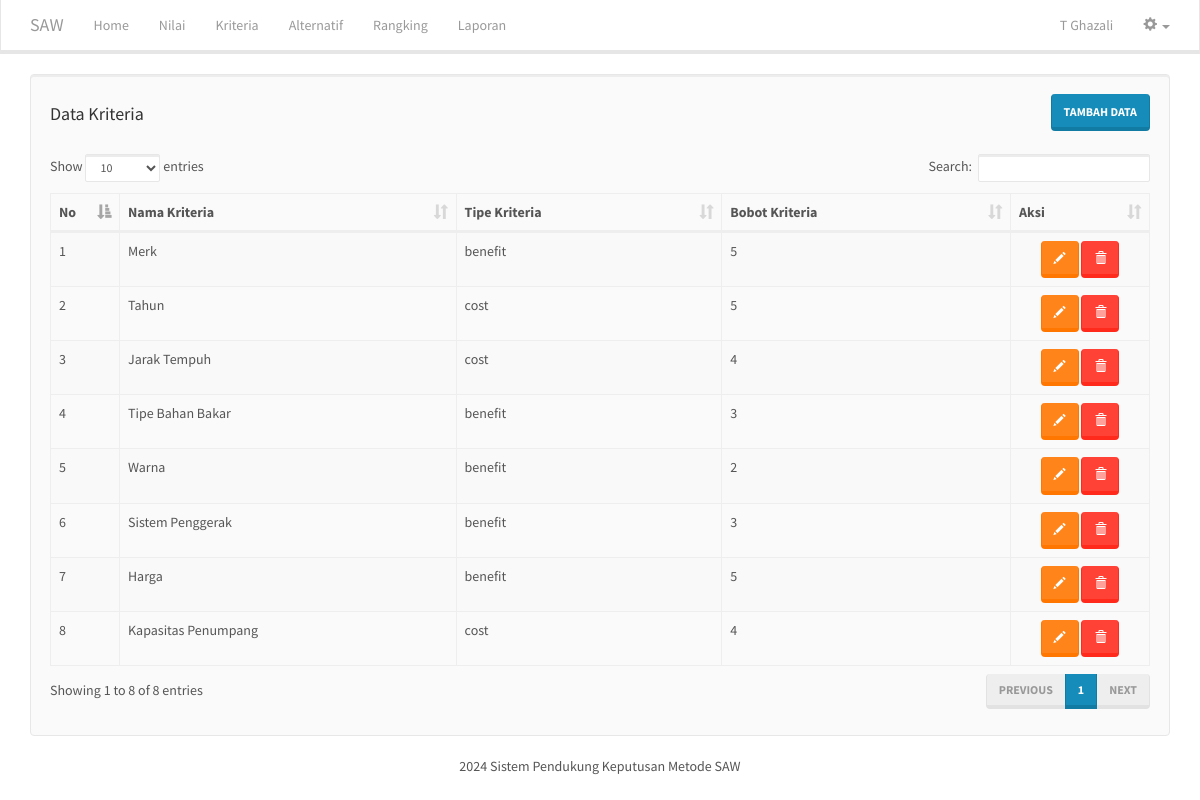
The app's page /kriteria.php (signed in) with its own data.
### tables this page shows
CREATE TABLE IF NOT EXISTS `kriteria` (
  `id_kriteria` int(11) NOT NULL AUTO_INCREMENT,
  `nama_kriteria` varchar(255) NOT NULL,
  `tipe_kriteria` varchar(10) NOT NULL,
  `bobot_kriteria` double NOT NULL,
  PRIMARY KEY (`id_kriteria`)
);

### includes/kriteria.inc.php (called while the page is built, shortened)
<?php
class Kriteria{
	private $conn;
	private $table_name = "kriteria";
	public function __construct($db){
		$this->conn = $db;
	}
	function readAll(){
		$query = "SELECT * FROM ".$this->table_name." ORDER BY id_kriteria ASC";
		$stmt = $this->conn->prepare( $query );
		$stmt->execute();
		return $stmt;
	}
}
?>

### kriteria.php (the view)
<?php
include_once 'header.php';
include_once 'includes/kriteria.inc.php';
$pro = new Kriteria($db);
$stmt = $pro->readAll();
?>
<div class="well">
	<div class="row">
		<div class="col-md-6 text-left">
			<h4>Data Kriteria</h4>
		</div>
		<div class="col-md-6 text-right">
			<button onclick="location.href='kriteria-baru.php'" class="btn btn-primary">Tambah Data</button>
		</div>
	</div>
	<br/>
	<table width="100%" class="table table-striped table-bordered" id="tabeldata">
        <thead>
            <tr>
                <th width="30px">No</th>
                <th>Nama Kriteria</th>
                <th>Tipe Kriteria</th>
                <th>Bobot Kriteria</th>
                <th width="100px">Aksi</th>
            </tr>
        </thead>
        <tbody>
<?php
$no=1;
while ($row = $stmt->fetch(PDO::FETCH_ASSOC)){
?>
            <tr>
                <td><?php echo $no++ ?></td>
                <td><?php echo $row['nama_kriteria'] ?></td>
                <td><?php echo $row['tipe_kriteria'] ?></td>
                <td><?php echo $row['bobot_kriteria'] ?></td>
                <td class="text-center">
					<a href="kriteria-ubah.php?id=<?php echo $row['id_kriteria'] ?>" class="btn btn-warning"><span class="glyphicon glyphicon-pencil" aria-hidden="true"></span></a>
					<a href="kriteria-hapus.php?id=<?php echo $row['id_kriteria'] ?>" onclick="return confirm('Yakin ingin menghapus data')" class="btn btn-danger"><span class="glyphicon glyphicon-trash" aria-hidden="true"></span></a>
			    </td>
            </tr>
<?php
}
?>
        </tbody>
    </table>
</div>
<?php
include_once 'footer.php';
?>

### records on screen
kriteria: nama_kriteria "Merk", tipe_kriteria "benefit", bobot_kriteria "5"
kriteria: nama_kriteria "Tahun", tipe_kriteria "cost", bobot_kriteria "5"
kriteria: nama_kriteria "Jarak Tempuh", tipe_kriteria "cost", bobot_kriteria "4"
kriteria: nama_kriteria "Tipe Bahan Bakar", tipe_kriteria "benefit", bobot_kriteria "3"
kriteria: nama_kriteria "Warna", tipe_kriteria "benefit", bobot_kriteria "2"
kriteria: nama_kriteria "Sistem Penggerak", tipe_kriteria "benefit", bobot_kriteria "3"
kriteria: nama_kriteria "Harga", tipe_kriteria "benefit", bobot_kriteria "5"
kriteria: nama_kriteria "Kapasitas Penumpang", tipe_kriteria "cost", bobot_kriteria "4"

### other values on screen
$_SESSION['nama_lengkap'] "T Ghazali"
